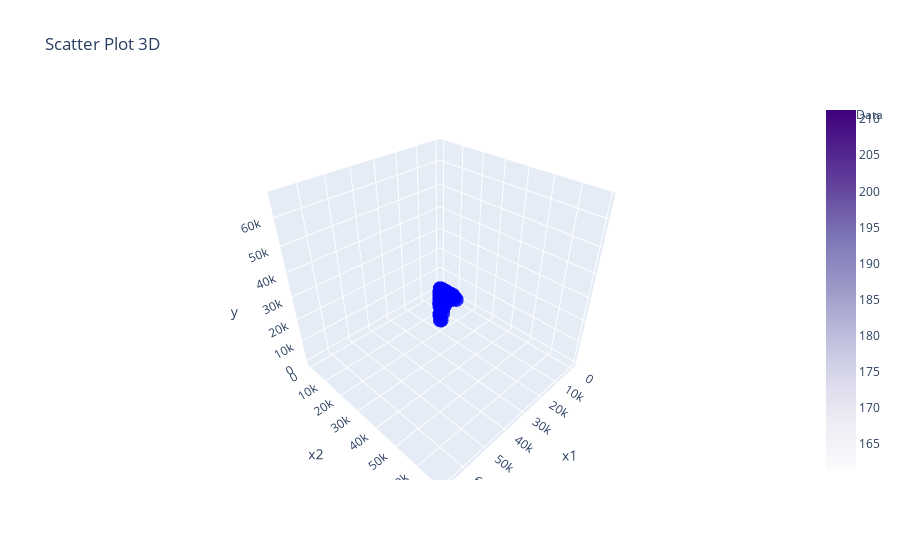

The notebook cell saved with this chart:
### Markdown cell above
<div style="color:#6CA6C1; font-size:16px; font-weight:bold; text-align:center;">
Regresi Berganda dan Plot 3D
</div>

### Code cell
#Memilih Var 
x1 = df["Open"]
x2 = df["High"]
y = df["Low"]


#Membuat dataframe
df = pd.DataFrame({
    "x1": x1,
    "x2": x2,
    "y": y
})

#Analisis regresi berganda
x =sm.add_constant(df[["x1", "x2"]])
model = sm.OLS(df["y"], x).fit()

#Mendapatkan koefisien regresi
koefisien = model.params

#Scatter plot 3D
scatter_plot = go.Scatter3d(
    x=df["x1"],
    y=df["x2"],
    z=df["y"], 
    mode="markers",
    marker=dict(
        size=5,
        color="blue",
        opacity=0.8
    ),
    name="Data"
)

#Membuat grid untuk permukaan regresi
x1_grid, x2_grid = np.meshgrid(np.linspace(1, 50, 10), np.linspace(3, 60, 10))
y_pred = koefisien.iloc[0] + koefisien.iloc[1] * x1_grid + koefisien.iloc[2] * x2_grid

#Permukaan regresi 3D
regresion_surface = go.Surface(
    x=x1_grid,
    y=x2_grid,
    z=y_pred,
    colorscale="Purples",
    opacity=0.5,
    name="Garis Regresi"
)

#Membuat layout plot
layout = go.Layout(
    title="Scatter Plot 3D",
    scene=dict(
        xaxis_title="x1",
        yaxis_title="x2",
        zaxis_title="y"
    ),
    showlegend=True 
)

#Membuat figure dengan scatter plot dan permukaan regresi
fig = go.Figure(data=[scatter_plot, regresion_surface], layout=layout)

#Menampilkan plot
fig.show()

### Figure 1 — Plotly figure (JSON) as saved in the notebook; plotly's stock layout.template omitted (floating-point values rounded to 4 significant figures; data arrays with more than 128 entries replaced by an {"elided": "..."} marker saying what was removed)
{"data": [{"marker": {"color": "blue", "opacity": 0.8, "size": 5}, "mode": "markers", "name": "Data", "type": "scatter3d", "x": {"elided": "1826 float values"}, "y": {"elided": "1826 float values"}, "z": {"elided": "1826 float values"}}, {"colorscale": [[0, "rgb(252,251,253)"], [0.125, "rgb(239,237,245)"], [0.25, "rgb(218,218,235)"], [0.375, "rgb(188,189,220)"], [0.5, "rgb(158,154,200)"], [0.625, "rgb(128,125,186)"], [0.75, "rgb(106,81,163)"], [0.875, "rgb(84,39,143)"], [1, "rgb(63,0,125)"]], "name": "Garis Regresi", "opacity": 0.5, "type": "surface", "x": [[1.0, 6.444, 11.89, 17.33, 22.78, 28.22, 33.67, 39.11, 44.56, 50.0], [1.0, 6.444, 11.89, 17.33, 22.78, 28.22, 33.67, 39.11, 44.56, 50.0], [1.0, 6.444, 11.89, 17.33, 22.78, 28.22, 33.67, 39.11, 44.56, 50.0], [1.0, 6.444, 11.89, 17.33, 22.78, 28.22, 33.67, 39.11, 44.56, 50.0], [1.0, 6.444, 11.89, 17.33, 22.78, 28.22, 33.67, 39.11, 44.56, 50.0], [1.0, 6.444, 11.89, 17.33, 22.78, 28.22, 33.67, 39.11, 44.56, 50.0], [1.0, 6.444, 11.89, 17.33, 22.78, 28.22, 33.67, 39.11, 44.56, 50.0], [1.0, 6.444, 11.89, 17.33, 22.78, 28.22, 33.67, 39.11, 44.56, 50.0], [1.0, 6.444, 11.89, 17.33, 22.78, 28.22, 33.67, 39.11, 44.56, 50.0], [1.0, 6.444, 11.89, 17.33, 22.78, 28.22, 33.67, 39.11, 44.56, 50.0]], "y": [[3.0, 3.0, 3.0, 3.0, 3.0, 3.0, 3.0, 3.0, 3.0, 3.0], [9.333, 9.333, 9.333, 9.333, 9.333, 9.333, 9.333, 9.333, 9.333, 9.333], [15.67, 15.67, 15.67, 15.67, 15.67, 15.67, 15.67, 15.67, 15.67, 15.67], [22.0, 22.0, 22.0, 22.0, 22.0, 22.0, 22.0, 22.0, 22.0, 22.0], [28.33, 28.33, 28.33, 28.33, 28.33, 28.33, 28.33, 28.33, 28.33, 28.33], [34.67, 34.67, 34.67, 34.67, 34.67, 34.67, 34.67, 34.67, 34.67, 34.67], [41.0, 41.0, 41.0, 41.0, 41.0, 41.0, 41.0, 41.0, 41.0, 41.0], [47.33, 47.33, 47.33, 47.33, 47.33, 47.33, 47.33, 47.33, 47.33, 47.33], [53.67, 53.67, 53.67, 53.67, 53.67, 53.67, 53.67, 53.67, 53.67, 53.67], [60.0, 60.0, 60.0, 60.0, 60.0, 60.0, 60.0, 60.0, 60.0, 60.0]], "z": [[161.4, 164.7, 168.0, 171.2, 174.5, 177.8, 181.1, 184.4, 187.6, 190.9], [163.7, 166.9, 170.2, 173.5, 176.8, 180.1, 183.3, 186.6, 189.9, 193.2], [165.9, 169.2, 172.5, 175.8, 179.0, 182.3, 185.6, 188.9, 192.2, 195.4], [168.2, 171.5, 174.7, 178.0, 181.3, 184.6, 187.9, 191.1, 194.4, 197.7], [170.4, 173.7, 177.0, 180.3, 183.6, 186.8, 190.1, 193.4, 196.7, 200.0], [172.7, 176.0, 179.3, 182.5, 185.8, 189.1, 192.4, 195.7, 198.9, 202.2], [174.9, 178.2, 181.5, 184.8, 188.1, 191.4, 194.6, 197.9, 201.2, 204.5], [177.2, 180.5, 183.8, 187.1, 190.3, 193.6, 196.9, 200.2, 203.5, 206.7], [179.5, 182.7, 186.0, 189.3, 192.6, 195.9, 199.2, 202.4, 205.7, 209.0], [181.7, 185.0, 188.3, 191.6, 194.9, 198.1, 201.4, 204.7, 208.0, 211.3]]}], "layout": {"scene": {"xaxis": {"title": {"text": "x1"}}, "yaxis": {"title": {"text": "x2"}}, "zaxis": {"title": {"text": "y"}}}, "showlegend": true, "title": {"text": "Scatter Plot 3D"}}}
